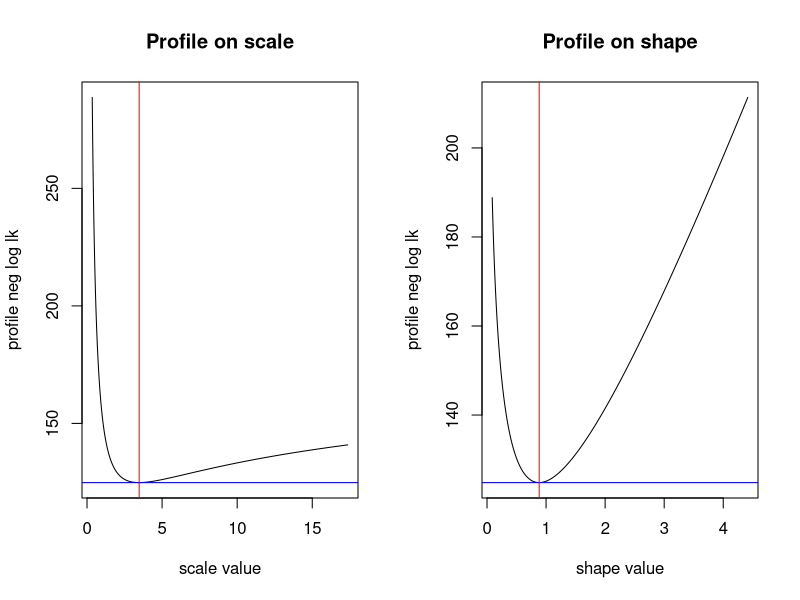

This figure's R source: (Note: this script raises an error after producing the figure.)
## USING LINELIST SO FAR, PLOT DISTRIBUTION OF TIME FROM ONSET TO HOSPITAL
library(dplyr)

## Define a funciton to convert from Excel date format to R date format
to_date = function(xx){
  as.character(xx) %>% as.Date(xx, format = '%d-%b-%y')
}

to_date_outsideWuhan = function(xx){
  as.character(xx) %>% as.Date(xx, format = '%d.%m.%Y')
}

## Define a function to get days elapsed since 2020-01-01
days_from_origin = function(xx){
  (as.Date(xx)-as.Date('2020-01-01')) %>% as.numeric() -> elapsed
  2020+elapsed/365
}

## Import line list data
dat = read.csv(file = '2020_nCov/linelist.csv', stringsAsFactors = FALSE) %>% as.tbl() %>%
  select(-starts_with("X")) %>% ## Drop trailing columns
  mutate_at(vars(starts_with('date')), to_date) ## Convert to R date format
dat

## View histogram of times from onset to hospital admit
dat %>%
  filter(!is.na(dateOnset) & !is.na(dateAdmit)) %>%
  mutate(decimalOnset = days_from_origin(dateOnset),
         decimalAdmit = days_from_origin(dateAdmit),
         elapsed = dateAdmit-dateOnset) -> elapsedVec
elapsedVec %>%
  group_by(elapsed) %>%
  summarise(n = n()) -> elapsedSummary



## Calculate the mean time from onset to hospitalization
elapsedSummary %>% pull(n) %>% summary()
sprintf(fmt = "The mean time from onset to admit is %2.1f days. The standard deviation is %2.1f days. n = %2.0f",
        elapsedSummary %>% pull(n) %>% mean(),
        elapsedSummary %>% pull(n) %>% sd(),
        elapsedSummary %>% pull(n) %>% sum())


## function to evaluate the neg log likelihood
nll_gamma = function(pars, dd, prof.val = NULL, prof.par = NULL){
  ## INPUTS - dd is the data (a vector of times elapsed),
  ##  pars is a named vector containing the shape (shp) and scale (scl) parameter of the gamma distribution
  ##  prof.val is an optional numeric input, which gives the value of the fixed parameter when profiling
  ## OUTPUTS - the negative log likelihood of the data given the parameters
  shp = pars['shp']
  scl = pars['scl']
  - (dgamma(dd, shape = shp, scale = scl, log = TRUE) %>% sum())
}


## Clean elapsed vec. If 0 days reported between onset and admit, round up to 0.5 (assume at least 12 hours elapsed)
elapsedVec %>%
  rowwise() %>% transmute(dd = ifelse(elapsed < 1, .5, elapsed)) %>%
  pull(dd) -> fitDat
## Use optim() to maximize the likelihood
optim(par = c(shp = 1.1, scl = 2), fn = nll_gamma, dd = fitDat) -> MLEs
MLEs

## Run profiles on shape and scale pars
scaleVals = seq(MLEs$par['scl']*.1, MLEs$par['scl']*5, by = 0.001) ## Set a grid of scale values on which to profile
## Write function to calculat profile value
scaleProfFun = function(pars, scale.val){
  - (dgamma(fitDat, shape = pars[1], scale = scale.val, log = TRUE) %>% sum()) 
}
## Calculate profile
scaleProf = sapply(scaleVals, FUN = function(xx){
  optim(par = c('shp' = 1), fn = scaleProfFun, scale.val = xx, method = 'Brent', lower = 0, upper = 1000)
}) %>% t() %>% as.data.frame()


## Set a grid of shape values on which to profile
shapeVals = seq(MLEs$par['shp']*.1, MLEs$par['shp']*5, by = 0.001) ## Set a grid of scale values on which to profile
## Write a function to calculate profile
shapeProfFun = function(pars, shape.val){
  - (dgamma(fitDat, shape = shape.val, scale = pars[1], log = TRUE) %>% sum()) 
}
## Calculate profile
shapeProf = sapply(shapeVals, FUN = function(xx){
  optim(par = c('scl' = 1), fn = shapeProfFun, shape.val = xx, method = 'Brent', lower = 0, upper = 1000)
}) %>% t() %>% as.data.frame()


## Plot
pdf('Onset_to_admit_profiles.pdf')
par(mfrow = c(1,2))
plot(scaleVals, scaleProf$value,
     main = "Profile on scale",
     xlab = "scale value",
     ylab = "profile neg log lk",
     type = 'l')
abline(h = MLEs$value, col = 'blue')
abline(v = MLEs$par['scl'], col = 'red')

plot(shapeVals, shapeProf$value,
     main = "Profile on shape",
     xlab = "shape value",
     ylab = "profile neg log lk",
     type = 'l')
abline(h = MLEs$value, col = 'blue')
abline(v = MLEs$par['shp'], col = 'red')
dev.off()

sprintf('Time from onset to admission follows a Gamma distribution with shape %2.2f, and scale %2.2f', MLEs$par[1], MLEs$par[2])

gammaFits = data.frame(xx = seq(0, 20, by = .01)) %>%
  mutate(pdf = dgamma(xx, shape = MLEs$par[1], scale = MLEs$par[2]),
         cdf = pgamma(xx, shape = MLEs$par[1], scale = MLEs$par[2]))

## Plot
elapsedSummary %>%
  mutate(n = n/sum(n)) %>%
  ggplot() +
  geom_bar(aes(x = elapsed, y = n), stat = "identity", color = 'purple3', fill = 'purple3')+
  theme_bw()+
  geom_line(data = gammaFits, aes(x = xx, y = pdf)) +
  ggtitle('Days from onset to admission') +
  ylab('density')
ggsave(filename = 'Onset_to_admit.pdf', width = 5, height = 5, units = 'in')


## Calculate the fraction of cases with fever
dat %>% 
  mutate(Fever = ifelse(is.na(Fever) | Fever != "Y", FALSE, TRUE)) %>%
  group_by(Fever) %>%
  summarise(n = n()) -> feverSummary
feverSummary

sprintf('%2.0f of %2.0f subjects (%2.2f percent) had a fever', feverSummary[2,2], sum(feverSummary[,2]), (feverSummary[2,2]/sum(feverSummary[,2]))*100)

